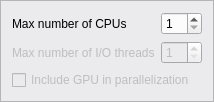
      <widget class="QFrame" name="parallelizationFrame">
       <property name="palette">
        <palette>
         <active>
          <colorrole role="Base">
           <brush brushstyle="SolidPattern">
            <color alpha="255">
             <red>252</red>
             <green>252</green>
             <blue>252</blue>
            </color>
           </brush>
          </colorrole>
          <colorrole role="Window">
           <brush brushstyle="SolidPattern">
            <color alpha="255">
             <red>235</red>
             <green>235</green>
             <blue>238</blue>
            </color>
           </brush>
          </colorrole>
         </active>
         <inactive>
          <colorrole role="Base">
           <brush brushstyle="SolidPattern">
            <color alpha="255">
             <red>252</red>
             <green>252</green>
             <blue>252</blue>
            </color>
           </brush>
          </colorrole>
          <colorrole role="Window">
           <brush brushstyle="SolidPattern">
            <color alpha="255">
             <red>235</red>
             <green>235</green>
             <blue>238</blue>
            </color>
           </brush>
          </colorrole>
         </inactive>
         <disabled>
          <colorrole role="Base">
           <brush brushstyle="SolidPattern">
            <color alpha="255">
             <red>235</red>
             <green>235</green>
             <blue>238</blue>
            </color>
           </brush>
          </colorrole>
          <colorrole role="Window">
           <brush brushstyle="SolidPattern">
            <color alpha="255">
             <red>235</red>
             <green>235</green>
             <blue>238</blue>
            </color>
           </brush>
          </colorrole>
         </disabled>
        </palette>
       </property>
       <property name="autoFillBackground">
        <bool>true</bool>
       </property>
       <property name="frameShape">
        <enum>QFrame::StyledPanel</enum>
       </property>
       <property name="frameShadow">
        <enum>QFrame::Raised</enum>
       </property>
       <layout class="QGridLayout" name="gridLayout_4">
        <item row="0" column="0">
         <widget class="QLabel" name="label_7">
          <property name="text">
           <string>Max number of CPUs</string>
          </property>
         </widget>
        </item>
        <item row="0" column="1">
         <widget class="QSpinBox" name="prefCPUSpinBox">
          <property name="toolTip">
           <string>The maximum number of CPUs THELI may use. This requires that your C++ compiler supports OpenMP v3.0 or later (e.g. GCC v4.4)</string>
          </property>
          <property name="statusTip">
           <string>Maximum number of CPUs</string>
          </property>
          <property name="suffix">
           <string/>
          </property>
          <property name="minimum">
           <number>1</number>
          </property>
         </widget>
        </item>
        <item row="1" column="0">
         <widget class="QLabel" name="label_8">
          <property name="enabled">
           <bool>false</bool>
          </property>
          <property name="text">
           <string>Max number of I/O threads</string>
          </property>
         </widget>
        </item>
        <item row="1" column="1">
         <widget class="QSpinBox" name="prefIOthreadsSpinBox">
          <property name="enabled">
           <bool>false</bool>
          </property>
          <property name="toolTip">
           <string>The maximum number of simultaneous read / write processes. For modern SSDs there is no penalty. For hard disks choose 2-4, RAIDs can tolerate higher settings. Maximum useful number is the number of CPUs permitted&lt;br&gt;</string>
          </property>
          <property name="statusTip">
           <string>Maximum number of simultaneous read/write operations</string>
          </property>
          <property name="minimum">
           <number>1</number>
          </property>
         </widget>
        </item>
        <item row="2" column="0" colspan="2">
         <widget class="QCheckBox" name="prefGPUCheckBox">
          <property name="enabled">
           <bool>false</bool>
          </property>
          <property name="toolTip">
           <string>A few tasks profit from GPU parallelization. This requires that you have GCC v6.1 or later, or another compiler that supports the OpenMP 4.5 standard.</string>
          </property>
          <property name="statusTip">
           <string>Offload calculations to the graphics card (some tasks, only).</string>
          </property>
          <property name="text">
           <string>Include GPU in parallelization</string>
          </property>
         </widget>
        </item>
       </layout>
      </widget>
